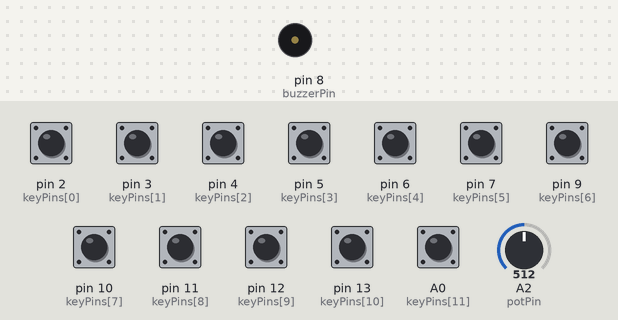
The sketch below on a simulated Arduino Nano, built with avr-gcc and run on an emulated ATmega328P. Parts: buzzer (waves = sounding). The inputs (shaded band) are chosen by the test bench; at power-on: A0 (keyPins[11]), pin 2 (keyPins[0]), pin 3 (keyPins[1]), pin 4 (keyPins[2]), pin 5 (keyPins[3]), pin 6 (keyPins[4]), pin 7 (keyPins[5]), pin 9 (keyPins[6]), pin 10 (keyPins[7]), pin 11 (keyPins[8]), pin 12 (keyPins[9]), pin 13 (keyPins[10]) HIGH, A2 (potPin) = 512.

Above: at 1.2 s.
1.3 s: pin 2 (keyPins[0]) pulled LOW for 0.15 s
At 1.37 s:
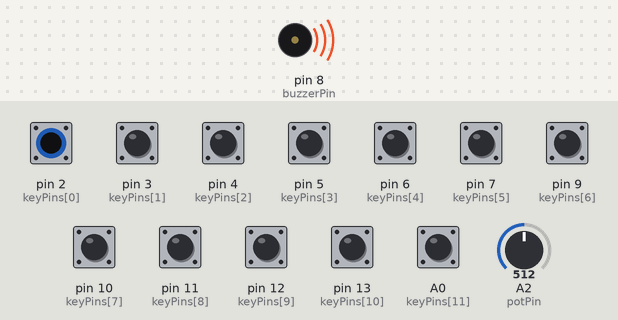
Timing chart, 0 to 4.3 s (numbered marks = the images above; inputs shaded):
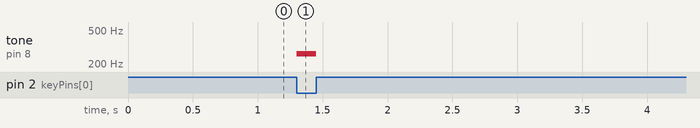

The sketch:

sketch_oct26a.ino
```cpp
/*
  CASIO STYLE MINI KEYBOARD
  Board: Arduino Nano
  12 Push Buttons + Passive Buzzer + Potentiometer

  Buzzer positive (+) -> D8
  Buzzer negative (-) -> GND

  Buttons:
  Key 1  -> D2
  Key 2  -> D3
  Key 3  -> D4
  Key 4  -> D5
  Key 5  -> D6
  Key 6  -> D7
  Key 7  -> D9
  Key 8  -> D10
  Key 9  -> D11
  Key 10 -> D12
  Key 11 -> D13
  Key 12 -> A0

  Other side of every button -> GND

  Potentiometer middle pin -> A2
  Potentiometer outer pins -> 5V and GND
*/

const int buzzerPin = 8;
const int potPin = A2;

// Button pins
const int keyPins[12] = {
  2, 3, 4, 5, 6, 7,
  9, 10, 11, 12, 13, A0
};

// Musical notes from C4 to B4
const int frequencies[12] = {
  262, 277, 294, 311, 330, 349,
  370, 392, 415, 440, 466, 494
};

void setup() {
  pinMode(buzzerPin, OUTPUT);

  for (int i = 0; i < 12; i++) {
    pinMode(keyPins[i], INPUT_PULLUP);
  }
}

void loop() {
  // Read the potentiometer
  int potValue = analogRead(potPin);

  // Adjust note duration using the potentiometer
  int noteDuration = map(potValue, 0, 1023, 100, 500);

  bool keyPressed = false;

  // Check all 12 keys
  for (int i = 0; i < 12; i++) {
    if (digitalRead(keyPins[i]) == LOW) {
      tone(buzzerPin, frequencies[i]);
      keyPressed = true;
      break;
    }
  }

  // Stop sound when no key is pressed
  if (!keyPressed) {
    noTone(buzzerPin);
  }
}
```

Measured:
- after the input at 1.3 s, tone on pin 8 (buzzerPin): silent → 262 Hz at once, → silent 0.15 s later
